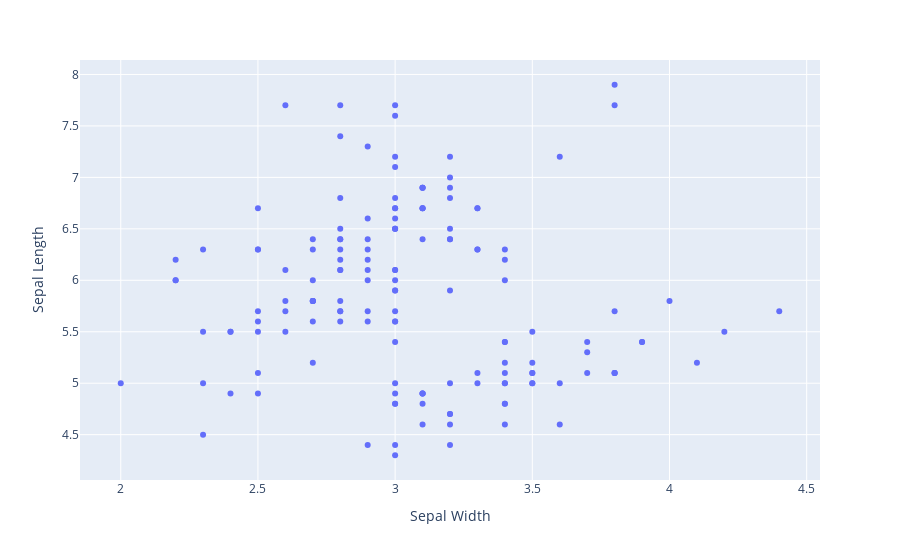

The notebook cell this image was saved under:
### Code cell
df = px.data.iris()
dffig = px.scatter(df, x='sepal_width', y='sepal_length', labels={'sepal_width': 'Sepal Width', 'sepal_length': 'Sepal Length'})
dffig

### Figure 1 — Plotly figure (JSON) as saved in the notebook; plotly's stock layout.template omitted (floating-point values rounded to 4 significant figures; data arrays with more than 128 entries replaced by an {"elided": "..."} marker saying what was removed)
{"data": [{"hovertemplate": "Sepal Width=%{x}<br>Sepal Length=%{y}<extra></extra>", "legendgroup": "", "marker": {"color": "#636efa", "symbol": "circle"}, "mode": "markers", "name": "", "orientation": "v", "showlegend": false, "type": "scatter", "x": {"elided": "150 float values"}, "xaxis": "x", "y": {"elided": "150 float values"}, "yaxis": "y"}], "layout": {"autosize": true, "legend": {"tracegroupgap": 0}, "margin": {"t": 60}, "xaxis": {"anchor": "y", "autorange": true, "domain": [0, 1], "range": [1.855, 4.545], "title": {"text": "Sepal Width"}, "type": "linear"}, "yaxis": {"anchor": "x", "autorange": true, "domain": [0, 1], "range": [4.021, 8.179], "title": {"text": "Sepal Length"}, "type": "linear"}}}
